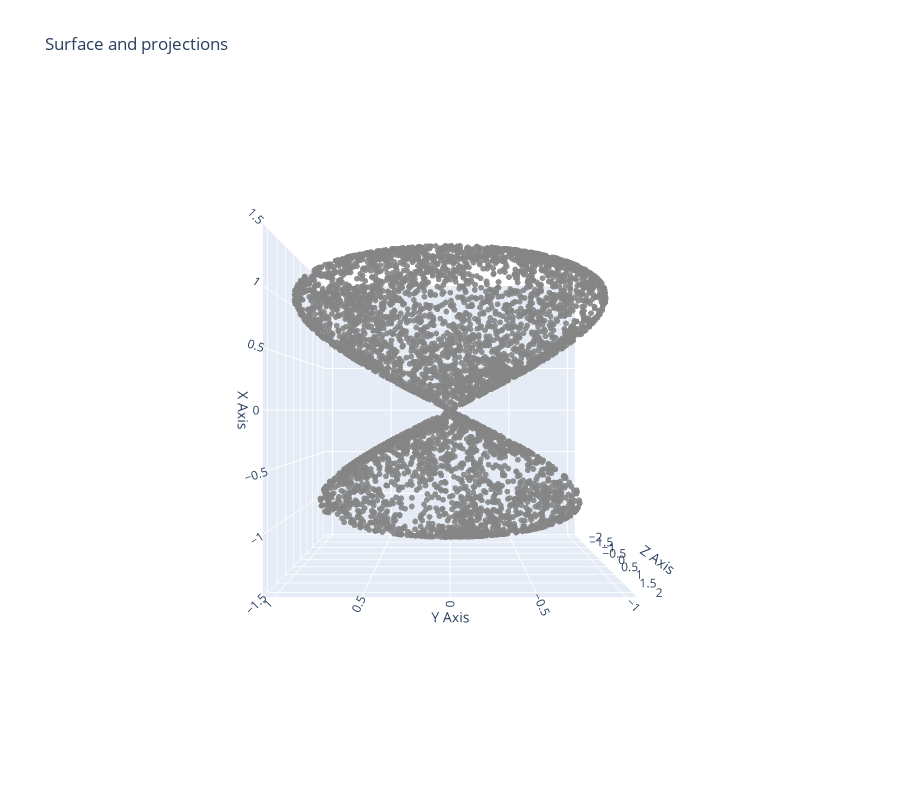

The notebook cell saved with this chart:
### Code cell
from jnlr.utils.samplers import langevin_implicit

def f(xyz):
    x, y, z = xyz
    return x**4 - x**2 + y**2 + z**2 - 2*x*z
Y_lang = langevin_implicit(f, n_samples=5000, burn=100, thin=2, sigma=0.1, lam=0.01, kappa=0.02, R=3.0)
fig = plot_3d_projection(Y_lang)
fig.update_layout(scene_camera=dict(eye=dict(x=0., y=0., z=2.5)))

### Figure 1 — Plotly figure (JSON) as saved in the notebook; plotly's stock layout.template omitted (floating-point values rounded to 4 significant figures; data arrays with more than 128 entries replaced by an {"elided": "..."} marker saying what was removed)
{"data": [{"marker": {"color": "rgba(120,120,120,0.9)", "size": 2}, "mode": "markers", "name": "original", "x": {"elided": "5000 float values"}, "y": {"elided": "5000 float values"}, "z": {"elided": "5000 float values"}, "type": "scatter3d"}], "layout": {"scene": {"xaxis": {"title": {"text": "X Axis"}}, "yaxis": {"title": {"text": "Y Axis"}}, "zaxis": {"title": {"text": "Z Axis"}}, "aspectmode": "cube", "camera": {"eye": {"x": 0.0, "y": 0.0, "z": 2.5}}}, "legend": {"itemsizing": "constant"}, "title": {"text": "Surface and projections"}, "height": 800}}
